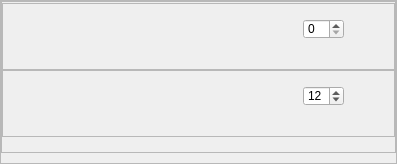
           <widget class="QFrame" name="frame_3">
            <property name="sizePolicy">
             <sizepolicy hsizetype="Minimum" vsizetype="Minimum">
              <horstretch>0</horstretch>
              <verstretch>0</verstretch>
             </sizepolicy>
            </property>
            <property name="minimumSize">
             <size>
              <width>0</width>
              <height>130</height>
             </size>
            </property>
            <property name="frameShape">
             <enum>QFrame::StyledPanel</enum>
            </property>
            <property name="frameShadow">
             <enum>QFrame::Raised</enum>
            </property>
            <layout class="QHBoxLayout" name="horizontalLayout_8">
             <property name="spacing">
              <number>6</number>
             </property>
             <property name="leftMargin">
              <number>0</number>
             </property>
             <property name="topMargin">
              <number>0</number>
             </property>
             <property name="rightMargin">
              <number>0</number>
             </property>
             <property name="bottomMargin">
              <number>10</number>
             </property>
             <item>
              <widget class="QFrame" name="frame_37">
               <property name="sizePolicy">
                <sizepolicy hsizetype="Minimum" vsizetype="Minimum">
                 <horstretch>0</horstretch>
                 <verstretch>0</verstretch>
                </sizepolicy>
               </property>
               <property name="minimumSize">
                <size>
                 <width>100</width>
                 <height>150</height>
                </size>
               </property>
               <property name="frameShape">
                <enum>QFrame::StyledPanel</enum>
               </property>
               <property name="frameShadow">
                <enum>QFrame::Raised</enum>
               </property>
               <layout class="QVBoxLayout" name="verticalLayout_22">
                <property name="spacing">
                 <number>0</number>
                </property>
                <property name="leftMargin">
                 <number>0</number>
                </property>
                <property name="topMargin">
                 <number>1</number>
                </property>
                <property name="rightMargin">
                 <number>0</number>
                </property>
                <property name="bottomMargin">
                 <number>15</number>
                </property>
                <item>
                 <widget class="QFrame" name="frame_48">
                  <property name="sizePolicy">
                   <sizepolicy hsizetype="Minimum" vsizetype="Minimum">
                    <horstretch>0</horstretch>
                    <verstretch>0</verstretch>
                   </sizepolicy>
                  </property>
                  <property name="minimumSize">
                   <size>
                    <width>0</width>
                    <height>65</height>
                   </size>
                  </property>
                  <property name="frameShape">
                   <enum>QFrame::StyledPanel</enum>
                  </property>
                  <property name="frameShadow">
                   <enum>QFrame::Raised</enum>
                  </property>
                  <layout class="QHBoxLayout" name="horizontalLayout_44">
                   <property name="spacing">
                    <number>0</number>
                   </property>
                   <property name="leftMargin">
                    <number>0</number>
                   </property>
                   <property name="topMargin">
                    <number>0</number>
                   </property>
                   <property name="rightMargin">
                    <number>0</number>
                   </property>
                   <property name="bottomMargin">
                    <number>15</number>
                   </property>
                   <item>
                    <widget class="QPushButton" name="undoBtn">
                     <property name="minimumSize">
                      <size>
                       <width>50</width>
                       <height>50</height>
                      </size>
                     </property>
                     <property name="maximumSize">
                      <size>
                       <width>50</width>
                       <height>50</height>
                      </size>
                     </property>
                     <property name="toolTip">
                      <string>&lt;html&gt;&lt;head/&gt;&lt;body&gt;&lt;p&gt;&lt;span style=&quot; font-weight:600;&quot;&gt;Undo&lt;/span&gt;&lt;/p&gt;&lt;/body&gt;&lt;/html&gt;</string>
                     </property>
                     <property name="styleSheet">
                      <string notr="true">QPushButton {
    qproperty-icon: url(&quot; &quot;); /* empty image */
    qproperty-iconSize: 16px 16px; /* space for the background image */
    background-image: url(:/resources/undo_00001.png);
    background-repeat: no-repeat;
	border: 0px solid #5A5A5A;
}
QPushButton:hover{
    background-image: url(:/resources/undo_00002.png);
    background-repeat: no-repeat;
	background-color: rgb(25, 25, 25)
}
QPushButton:pressed{
    background-image: url(:/resources/undo_00003.png);
    background-repeat: no-repeat;
}
</string>
                     </property>
                     <property name="text">
                      <string/>
                     </property>
                    </widget>
                   </item>
                   <item>
                    <widget class="QPushButton" name="redoBtn">
                     <property name="minimumSize">
                      <size>
                       <width>50</width>
                       <height>50</height>
                      </size>
                     </property>
                     <property name="maximumSize">
                      <size>
                       <width>50</width>
                       <height>50</height>
                      </size>
                     </property>
                     <property name="toolTip">
                      <string>&lt;html&gt;&lt;head/&gt;&lt;body&gt;&lt;p&gt;&lt;span style=&quot; font-weight:600;&quot;&gt;Redo &lt;/span&gt;&lt;/p&gt;&lt;/body&gt;&lt;/html&gt;</string>
                     </property>
                     <property name="styleSheet">
                      <string notr="true">QPushButton {
    qproperty-icon: url(&quot; &quot;); /* empty image */
    qproperty-iconSize: 16px 16px; /* space for the background image */
    background-image: url(:/resources/redo_00001.png);
    background-repeat: no-repeat;
	border: 0px solid #5A5A5A;
}
QPushButton:hover{
    background-image: url(:/resources/redo_00002.png);
    background-repeat: no-repeat;
	background-color: rgb(25, 25, 25)
}
QPushButton:pressed{
    background-image: url(:/resources/redo_00003.png);
    background-repeat: no-repeat;
}
</string>
                     </property>
                     <property name="text">
                      <string/>
                     </property>
                    </widget>
                   </item>
                   <item>
                    <widget class="QPushButton" name="zoomInBtn">
                     <property name="minimumSize">
                      <size>
                       <width>50</width>
                       <height>50</height>
                      </size>
                     </property>
                     <property name="maximumSize">
                      <size>
                       <width>50</width>
                       <height>50</height>
                      </size>
                     </property>
                     <property name="toolTip">
                      <string>&lt;html&gt;&lt;head/&gt;&lt;body&gt;&lt;p&gt;&lt;span style=&quot; font-weight:600;&quot;&gt;Zoom in Scene&lt;/span&gt;&lt;/p&gt;&lt;/body&gt;&lt;/html&gt;</string>
                     </property>
                     <property name="styleSheet">
                      <string notr="true">QPushButton {
    qproperty-icon: url(&quot; &quot;); /* empty image */
    qproperty-iconSize: 16px 16px; /* space for the background image */
    background-image: url(:/resources/zoomin_00001.png);
    background-repeat: no-repeat;
	border: 0px solid #5A5A5A;
}
QPushButton:hover{
    background-image: url(:/resources/zoomin_00002.png);
    background-repeat: no-repeat;
	background-color: rgb(25, 25, 25)
}
QPushButton:pressed{
    background-image: url(:/resources/zoomin_00003.png);
    background-repeat: no-repeat;
}
</string>
                     </property>
                     <property name="text">
                      <string/>
                     </property>
                    </widget>
                   </item>
                   <item>
                    <widget class="QPushButton" name="zoomOutBtn">
                     <property name="minimumSize">
                      <size>
                       <width>50</width>
                       <height>50</height>
                      </size>
                     </property>
                     <property name="maximumSize">
                      <size>
                       <width>50</width>
                       <height>50</height>
                      </size>
                     </property>
                     <property name="toolTip">
                      <string>&lt;html&gt;&lt;head/&gt;&lt;body&gt;&lt;p&gt;&lt;span style=&quot; font-weight:600;&quot;&gt;Zoom out Scene&lt;/span&gt;&lt;/p&gt;&lt;/body&gt;&lt;/html&gt;</string>
                     </property>
                     <property name="styleSheet">
                      <string notr="true">QPushButton {
    qproperty-icon: url(&quot; &quot;); /* empty image */
    qproperty-iconSize: 16px 16px; /* space for the background image */
    background-image: url(:/resources/zoomout_00001.png);
    background-repeat: no-repeat;
	border: 0px solid #5A5A5A;
}
QPushButton:hover{
    background-image: url(:/resources/zoomout_00002.png);
    background-repeat: no-repeat;
	background-color: rgb(25, 25, 25)
}
QPushButton:pressed{
    background-image: url(:/resources/zoomout_00003.png);
    background-repeat: no-repeat;
}
</string>
                     </property>
                     <property name="text">
                      <string/>
                     </property>
                    </widget>
                   </item>
                   <item>
                    <widget class="QPushButton" name="resetZoomBtn">
                     <property name="minimumSize">
                      <size>
                       <width>50</width>
                       <height>50</height>
                      </size>
                     </property>
                     <property name="maximumSize">
                      <size>
                       <width>50</width>
                       <height>50</height>
                      </size>
                     </property>
                     <property name="toolTip">
                      <string>&lt;html&gt;&lt;head/&gt;&lt;body&gt;&lt;p&gt;&lt;span style=&quot; font-weight:600;&quot;&gt;Reset Zoom Level&lt;/span&gt;&lt;/p&gt;&lt;/body&gt;&lt;/html&gt;</string>
                     </property>
                     <property name="styleSheet">
                      <string notr="true">QPushButton {
    qproperty-icon: url(&quot; &quot;); /* empty image */
    qproperty-iconSize: 16px 16px; /* space for the background image */
    background-image: url(:/resources/resetzoom_00001.png);
    background-repeat: no-repeat;
	border: 0px solid #5A5A5A;
}
QPushButton:hover{
    background-image: url(:/resources/resetzoom_00002.png);
    background-repeat: no-repeat;
	background-color: rgb(25, 25, 25)
}
QPushButton:pressed{
    background-image: url(:/resources/resetzoom_00003.png);
    background-repeat: no-repeat;
}
</string>
                     </property>
                     <property name="text">
                      <string/>
                     </property>
                    </widget>
                   </item>
                   <item>
                    <widget class="QLabel" name="label">
                     <property name="minimumSize">
                      <size>
                       <width>50</width>
                       <height>50</height>
                      </size>
                     </property>
                     <property name="maximumSize">
                      <size>
                       <width>50</width>
                       <height>50</height>
                      </size>
                     </property>
                     <property name="toolTip">
                      <string>&lt;html&gt;&lt;head/&gt;&lt;body&gt;&lt;p&gt;&lt;span style=&quot; font-weight:600;&quot;&gt;Onion Skins:&lt;/span&gt;&lt;/p&gt;&lt;p&gt;&lt;br/&gt;&lt;/p&gt;&lt;p&gt;Sets the amount of previous frames to be displayed underneath the current one, onion skins aren't visible in the final render.&lt;/p&gt;&lt;/body&gt;&lt;/html&gt;</string>
                     </property>
                     <property name="styleSheet">
                      <string notr="true">QLabel {
    background-image: url(:/resources/onion_00001.png);
    background-repeat: no-repeat;
	border: 0px solid #5A5A5A;
}

</string>
                     </property>
                     <property name="text">
                      <string/>
                     </property>
                     <property name="wordWrap">
                      <bool>true</bool>
                     </property>
                    </widget>
                   </item>
                   <item>
                    <widget class="QSpinBox" name="onionSkinSpinBox">
                     <property name="minimumSize">
                      <size>
                       <width>20</width>
                       <height>20</height>
                      </size>
                     </property>
                     <property name="maximumSize">
                      <size>
                       <width>50</width>
                       <height>20</height>
                      </size>
                     </property>
                    </widget>
                   </item>
                   <item>
                    <widget class="QPushButton" name="cpyFrame">
                     <property name="minimumSize">
                      <size>
                       <width>50</width>
                       <height>50</height>
                      </size>
                     </property>
                     <property name="maximumSize">
                      <size>
                       <width>50</width>
                       <height>50</height>
                      </size>
                     </property>
                     <property name="styleSheet">
                      <string notr="true">QPushButton {
    qproperty-icon: url(&quot; &quot;); /* empty image */
    qproperty-iconSize: 16px 16px; /* space for the background image */
    background-image: url(:/resources/cpyframe_00001.png);
    background-repeat: no-repeat;
	border: 0px solid #5A5A5A;
}
QPushButton:hover{
    background-image: url(:/resources/cpyframe_00002.png);
    background-repeat: no-repeat;
	background-color: rgb(25, 25, 25)
}
QPushButton:pressed{
    background-image: url(:/resources/cpyframe_00003.png);
    background-repeat: no-repeat;
}
</string>
                     </property>
                     <property name="text">
                      <string/>
                     </property>
                    </widget>
                   </item>
                  </layout>
                 </widget>
                </item>
                <item>
                 <widget class="QFrame" name="frame_40">
                  <property name="sizePolicy">
                   <sizepolicy hsizetype="Minimum" vsizetype="Minimum">
                    <horstretch>0</horstretch>
                    <verstretch>0</verstretch>
                   </sizepolicy>
                  </property>
                  <property name="minimumSize">
                   <size>
                    <width>55</width>
                    <height>65</height>
                   </size>
                  </property>
                  <property name="frameShape">
                   <enum>QFrame::StyledPanel</enum>
                  </property>
                  <property name="frameShadow">
                   <enum>QFrame::Raised</enum>
                  </property>
                  <layout class="QHBoxLayout" name="horizontalLayout_46">
                   <property name="spacing">
                    <number>0</number>
                   </property>
                   <property name="sizeConstraint">
                    <enum>QLayout::SetMinimumSize</enum>
                   </property>
                   <property name="leftMargin">
                    <number>0</number>
                   </property>
                   <property name="topMargin">
                    <number>0</number>
                   </property>
                   <property name="rightMargin">
                    <number>0</number>
                   </property>
                   <property name="bottomMargin">
                    <number>15</number>
                   </property>
                   <item>
                    <widget class="QPushButton" name="cursor">
                     <property name="sizePolicy">
                      <sizepolicy hsizetype="Fixed" vsizetype="Fixed">
                       <horstretch>0</horstretch>
                       <verstretch>0</verstretch>
                      </sizepolicy>
                     </property>
                     <property name="minimumSize">
                      <size>
                       <width>50</width>
                       <height>50</height>
                      </size>
                     </property>
                     <property name="maximumSize">
                      <size>
                       <width>50</width>
                       <height>50</height>
                      </size>
                     </property>
                     <property name="toolTip">
                      <string>&lt;html&gt;&lt;head/&gt;&lt;body&gt;&lt;p&gt;Select &amp;amp; Move tool&lt;/p&gt;&lt;/body&gt;&lt;/html&gt;</string>
                     </property>
                     <property name="autoFillBackground">
                      <bool>false</bool>
                     </property>
                     <property name="styleSheet">
                      <string notr="true">QPushButton {
    qproperty-icon: url(&quot; &quot;); /* empty image */
    qproperty-iconSize: 16px 16px; /* space for the background image */
    background-image: url(:/resources/freccia_00001.png);
    background-repeat: no-repeat;
	border: 0px solid #5A5A5A;
}
QPushButton:hover{
    background-image: url(:/resources/freccia_00002.png);
    background-repeat: no-repeat;
	background-color: rgb(25, 25, 25)
}
QPushButton:pressed{
    background-image: url(:/resources/freccia_00003.png);
    background-repeat: no-repeat;
}
</string>
                     </property>
                     <property name="text">
                      <string/>
                     </property>
                     <property name="iconSize">
                      <size>
                       <width>16</width>
                       <height>16</height>
                      </size>
                     </property>
                     <property name="default">
                      <bool>false</bool>
                     </property>
                     <property name="flat">
                      <bool>false</bool>
                     </property>
                    </widget>
                   </item>
                   <item>
                    <widget class="QPushButton" name="clampToolBtn">
                     <property name="sizePolicy">
                      <sizepolicy hsizetype="Minimum" vsizetype="Minimum">
                       <horstretch>0</horstretch>
                       <verstretch>0</verstretch>
                      </sizepolicy>
                     </property>
                     <property name="minimumSize">
                      <size>
                       <width>50</width>
                       <height>50</height>
                      </size>
                     </property>
                     <property name="maximumSize">
                      <size>
                       <width>50</width>
                       <height>50</height>
                      </size>
                     </property>
                     <property name="styleSheet">
                      <string notr="true">QPushButton {
    qproperty-icon: url(&quot; &quot;); /* empty image */
    qproperty-iconSize: 16px 16px; /* space for the background image */
    background-image: url(:/resources/clamp_00001.png);
    background-repeat: no-repeat;
	border: 0px solid #5A5A5A;
}
QPushButton:hover{
    background-image: url(:/resources/clamp_00002.png);
    background-repeat: no-repeat;
	background-color: rgb(25, 25, 25)
}
QPushButton:pressed{
    background-image: url(:/resources/clamp_00003.png);
    background-repeat: no-repeat;
}
</string>
                     </property>
                     <property name="text">
                      <string/>
                     </property>
                    </widget>
                   </item>
                   <item>
                    <widget class="QPushButton" name="deleteFrameBtn">
                     <property name="minimumSize">
                      <size>
                       <width>50</width>
                       <height>50</height>
                      </size>
                     </property>
                     <property name="maximumSize">
                      <size>
                       <width>50</width>
                       <height>50</height>
                      </size>
                     </property>
                     <property name="styleSheet">
                      <string notr="true">QPushButton {
    qproperty-icon: url(&quot; &quot;); /* empty image */
    qproperty-iconSize: 16px 16px; /* space for the background image */
    background-image: url(:/resources/removeframe_00001.png);
    background-repeat: no-repeat;
	border: 0px solid #5A5A5A;
}
QPushButton:hover{
    background-image: url(:/resources/removeframe_00002.png);
    background-repeat: no-repeat;
	background-color: rgb(25, 25, 25)
}
QPushButton:pressed{
    background-image: url(:/resources/removeframe_00003.png);
    background-repeat: no-repeat;
}
</string>
                     </property>
                     <property name="text">
                      <string/>
                     </property>
                    </widget>
                   </item>
                   <item>
                    <widget class="QPushButton" name="addFrameBtn">
                     <property name="minimumSize">
                      <size>
                       <width>50</width>
                       <height>50</height>
                      </size>
                     </property>
                     <property name="maximumSize">
                      <size>
                       <width>50</width>
                       <height>50</height>
                      </size>
                     </property>
                     <property name="styleSheet">
                      <string notr="true">QPushButton {
    qproperty-icon: url(&quot; &quot;); /* empty image */
    qproperty-iconSize: 16px 16px; /* space for the background image */
    background-image: url(:/resources/blank_00001.png);
    background-repeat: no-repeat;
	border: 0px solid #5A5A5A;
}
QPushButton:hover{
    background-image: url(:/resources/blank_00002.png);
    background-repeat: no-repeat;
	background-color: rgb(25, 25, 25)
}
QPushButton:pressed{
    background-image: url(:/resources/blank_00003.png);
    background-repeat: no-repeat;
}
</string>
                     </property>
                     <property name="text">
                      <string/>
                     </property>
                    </widget>
                   </item>
                   <item>
                    <widget class="QPushButton" name="copyFrame">
                     <property name="minimumSize">
                      <size>
                       <width>50</width>
                       <height>50</height>
                      </size>
                     </property>
                     <property name="maximumSize">
                      <size>
                       <width>50</width>
                       <height>50</height>
                      </size>
                     </property>
                     <property name="styleSheet">
                      <string notr="true">QPushButton {
    qproperty-icon: url(&quot; &quot;); /* empty image */
    qproperty-iconSize: 16px 16px; /* space for the background image */
    background-image: url(:/resources/duplicate_00001.png);
    background-repeat: no-repeat;
	border: 0px solid #5A5A5A;
}
QPushButton:hover{
    background-image: url(:/resources/duplicate_00002.png);
    background-repeat: no-repeat;
	background-color: rgb(25, 25, 25)
}
QPushButton:pressed{
    background-image: url(:/resources/duplicate_00003.png);
    background-repeat: no-repeat;
}
</string>
                     </property>
                     <property name="text">
                      <string/>
                     </property>
                    </widget>
                   </item>
                   <item>
                    <widget class="QPushButton" name="PlayButton">
                     <property name="minimumSize">
                      <size>
                       <width>50</width>
                       <height>50</height>
                      </size>
                     </property>
                     <property name="maximumSize">
                      <size>
                       <width>50</width>
                       <height>50</height>
                      </size>
                     </property>
                     <property name="toolTip">
                      <string>&lt;html&gt;&lt;head/&gt;&lt;body&gt;&lt;p&gt;&lt;span style=&quot; font-weight:600;&quot;&gt;Play Preview&lt;/span&gt;&lt;/p&gt;&lt;/body&gt;&lt;/html&gt;</string>
                     </property>
                     <property name="styleSheet">
                      <string notr="true">QPushButton {
    qproperty-icon: url(&quot; &quot;); /* empty image */
    qproperty-iconSize: 16px 16px; /* space for the background image */
    background-image: url(:/resources/play_00001.png);
    background-repeat: no-repeat;
	border: 0px solid #5A5A5A;
}
QPushButton:hover{
    background-image: url(:/resources/play_00002.png);
    background-repeat: no-repeat;
	background-color: rgb(25, 25, 25)
}
QPushButton:pressed{
    background-image: url(:/resources/play_00003.png);
    background-repeat: no-repeat;
}
</string>
                     </property>
                     <property name="text">
                      <string/>
                     </property>
                    </widget>
                   </item>
                   <item>
                    <widget class="QSpinBox" name="fpsSpinBox">
                     <property name="minimumSize">
                      <size>
                       <width>20</width>
                       <height>20</height>
                      </size>
                     </property>
                     <property name="maximumSize">
                      <size>
                       <width>50</width>
                       <height>20</height>
                      </size>
                     </property>
                     <property name="minimum">
                      <number>1</number>
                     </property>
                     <property name="maximum">
                      <number>30</number>
                     </property>
                     <property name="value">
                      <number>12</number>
                     </property>
                    </widget>
                   </item>
                   <item>
                    <widget class="QPushButton" name="pasteFrame">
                     <property name="minimumSize">
                      <size>
                       <width>50</width>
                       <height>50</height>
                      </size>
                     </property>
                     <property name="maximumSize">
                      <size>
                       <width>50</width>
                       <height>50</height>
                      </size>
                     </property>
                     <property name="styleSheet">
                      <string notr="true">QPushButton {
    qproperty-icon: url(&quot; &quot;); /* empty image */
    qproperty-iconSize: 16px 16px; /* space for the background image */
    background-image: url(:/resources/pasteFrame_00001.png);
    background-repeat: no-repeat;
	border: 0px solid #5A5A5A;
}
QPushButton:hover{
    background-image: url(:/resources/pasteFrame_00002.png);
    background-repeat: no-repeat;
	background-color: rgb(25, 25, 25)
}
QPushButton:pressed{
    background-image: url(:/resources/pasteFrame_00003.png);
    background-repeat: no-repeat;
}
</string>
                     </property>
                     <property name="text">
                      <string/>
                     </property>
                    </widget>
                   </item>
                  </layout>
                 </widget>
                </item>
               </layout>
              </widget>
             </item>
            </layout>
           </widget>
